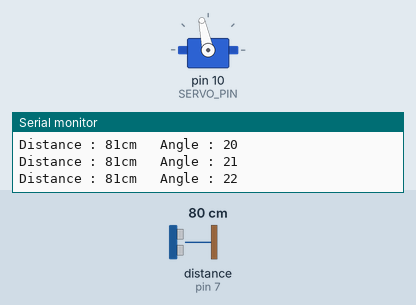
The sketch below on a simulated Arduino Uno, built with avr-gcc and run on an emulated ATmega328P. Parts: servo, the last lines printed to the serial monitor. The inputs (shaded band) are chosen by the test bench; at power-on: distance to the obstacle (sensor on pin 7) 80 cm. The echo pulse lasts 58.3 µs per cm.

Above: at 1.28 s.
1.3 s: distance to the obstacle (sensor on pin 7) set to 9 cm
At 2.22 s:
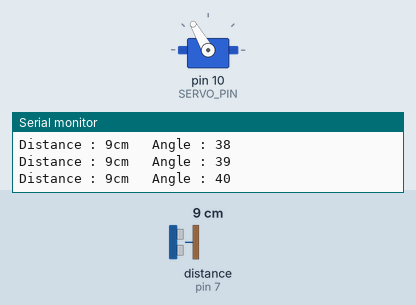
4.3 s: distance to the obstacle (sensor on pin 7) set to 2 cm
At 4.49 s:
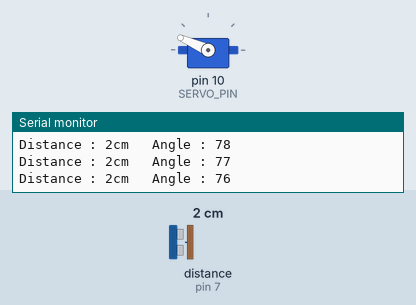
Timing chart, 0 to 19.3 s (numbered marks = the images above; inputs shaded):
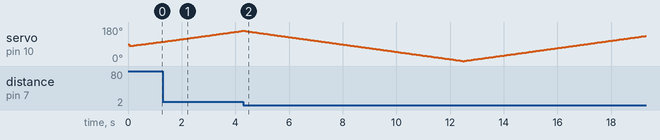

The sketch:

ArduinoSonarAngle.ino
```cpp
#include <NewPing.h>
#include <Servo.h>

#define TRIGGER_PIN 8
#define ECHO_PIN 7
#define MAX_DISTANCE 200
#define SERVO_PIN 10
#define MAX_ANGLE 80
#define ANGLE_STEP 1

int angle = 0;
int dir = 1;

Servo myservo;
NewPing sonar(TRIGGER_PIN,ECHO_PIN,MAX_DISTANCE);


void setup() {
  // put your setup code here, to run once:
  Serial.begin(9600);
  myservo.attach(SERVO_PIN);
}

void loop() {
  delay(50);

  myservo.write(MAX_ANGLE + angle);

  Serial.print("Distance : ");
  Serial.print(sonar.ping_cm());
  Serial.print("cm");
  Serial.print("   Angle : ");
  Serial.println(angle);

  if (angle >= MAX_ANGLE || angle <= -MAX_ANGLE) {
    dir = -dir;
  }

  angle += (dir * ANGLE_STEP);
}
```
